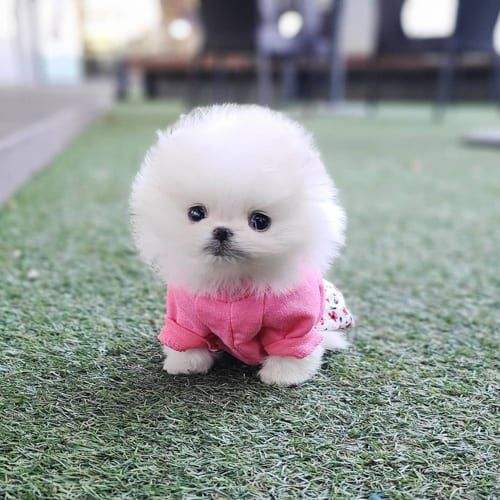
#> input picture puppy.jpg, 500 x 500 px, found by its file name
$ jupyter execute --allow-errors DL_Processing_image_data_for_Deep_Learning.ipynb   (shell and % lines are left out)
#> lines starting #> are read from the running program, lines starting #| are printed output that depends on the picture
***Processing image data for Deep Learning***

[cell 1]
# getting an image using web get

**Libraries that can be used for image processing:**

1. matplotlib.image

2. Pillow

3. OpenCV (cv2)

[cell 2]
#importing image module from matplotlib library

import matplotlib.pyplot as plt
import matplotlib.image as mpimg

[cell 3]
# loading an image through matplotlib.image module

img = mpimg.imread('/content/puppy.jpg')
#> img is the input picture: shape (500, 500, 3); mean R, G, B 147.1, 151.3, 149.7

[cell 4]
type(img)

[cell 5]
img.shape
#> Out = (500, 500, 3)

[cell 6]
print(img)
#> (printed output is left out)

[cell 7]
# displaying the image from numpy array

img_plot = plt.imshow(img)
plt.show()

Resizing the image using Pillow library

[cell 8]
from PIL import Image

[cell 9]
img = Image.open('/content/puppy.jpg')
img_resized = img.resize((200,200))
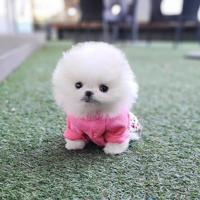
#> img_resized: PIL image 200x200 RGB; mean R, G, B 147.1, 151.3, 149.7

[cell 10]
img_resized.save('puppy_resized.jpg')

#> (a cell that did not finish here is left out)

#> (a cell that did not finish here is left out)

**Converting RGB images to Grayscale image using OpenCV**

[cell 13]
# importing OpenCV library
import cv2

[cell 14]
img = cv2.imread('/content/puppy.jpg')

[cell 15]
img.shape
#> Out = (500, 500, 3)

[cell 16]
grayscale_image = cv2.cvtColor(img,cv2.COLOR_RGB2GRAY)
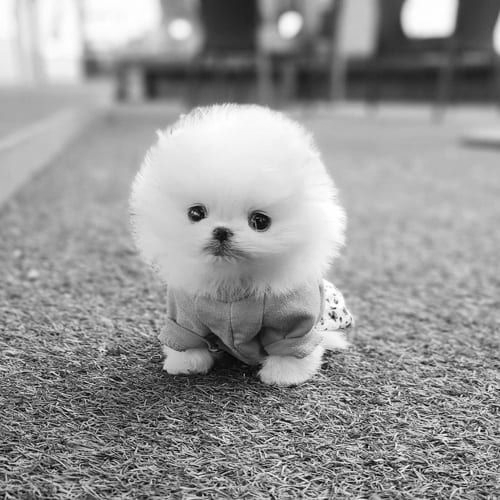
#> grayscale_image: shape (500, 500); min 0, max 255, mean 150.3

[cell 17]
type(grayscale_image)

[cell 18]
grayscale_image.shape
#> Out = (500, 500)

cv2.imshow() will display the image. But this will not be allowed in Google Colab.

**from google.colab.patches import cv2_imshow**

[cell 19]
from google.colab.patches import cv2_imshow

[cell 20]
# displaying the image
cv2_imshow(grayscale_image)

[cell 21]
#saving the grayscale image
cv2.imwrite('puppy_grayscale.jpg',grayscale_image)
#> Out = True
